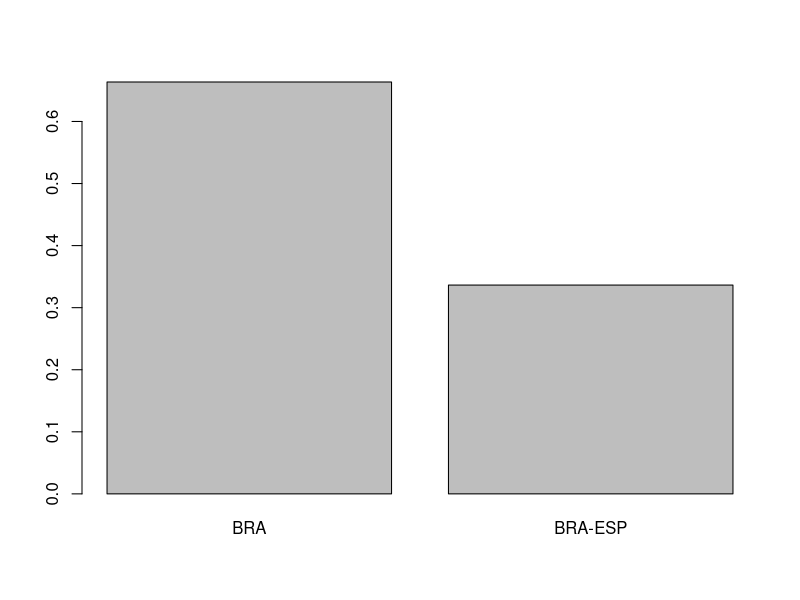
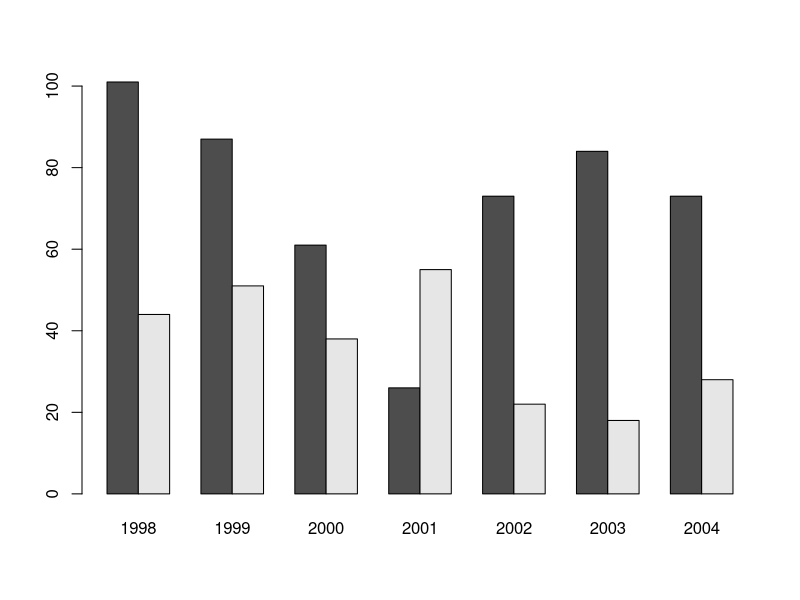
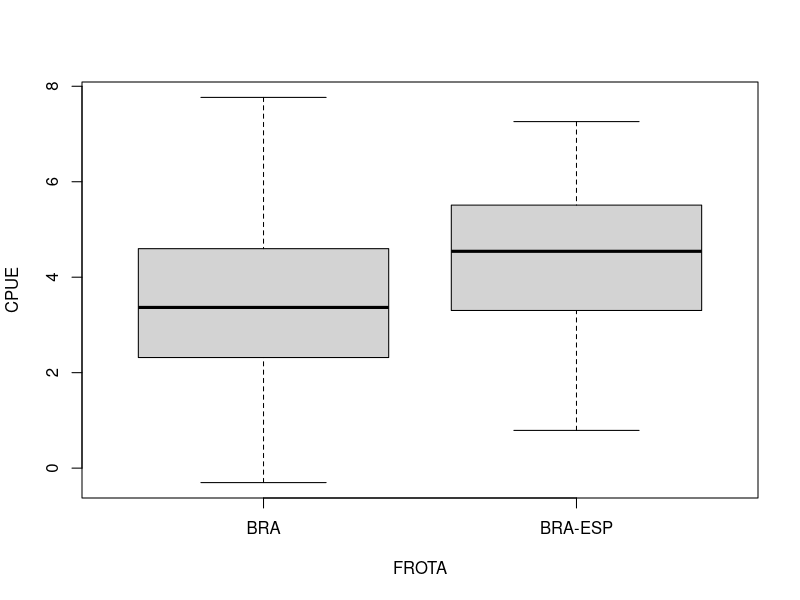
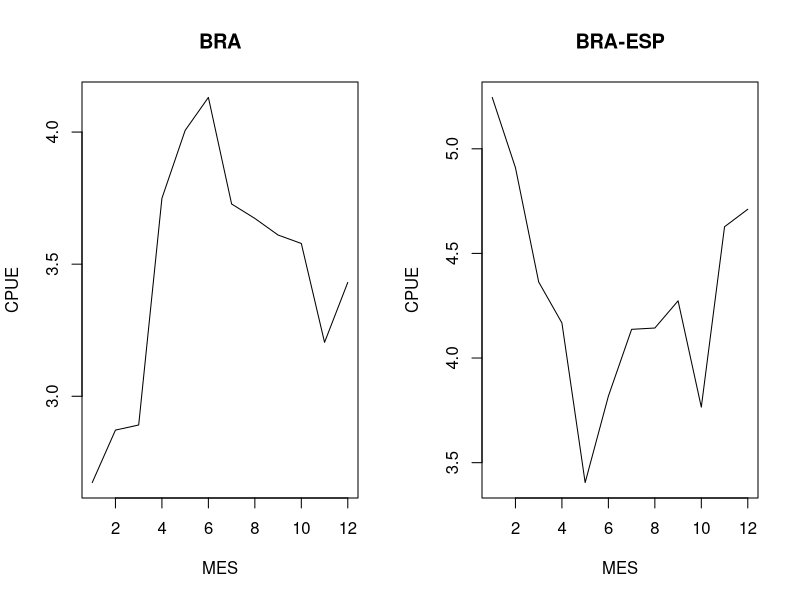
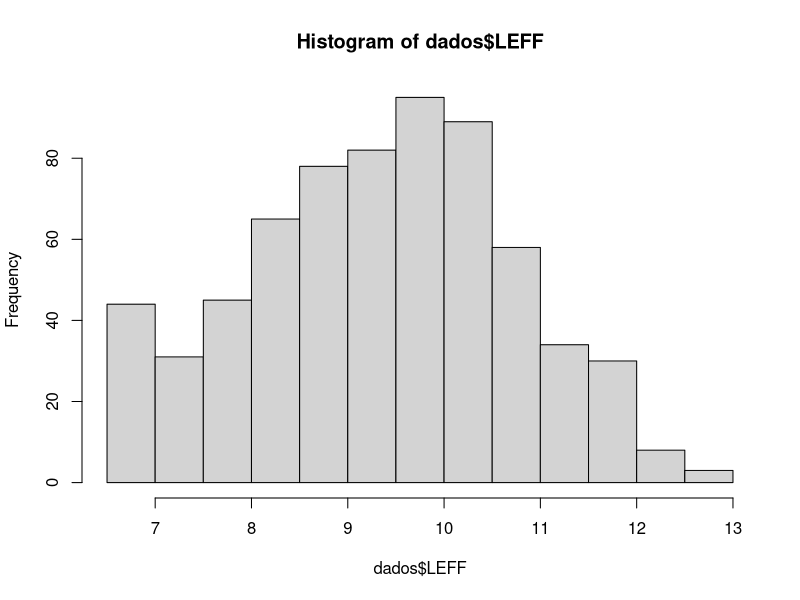
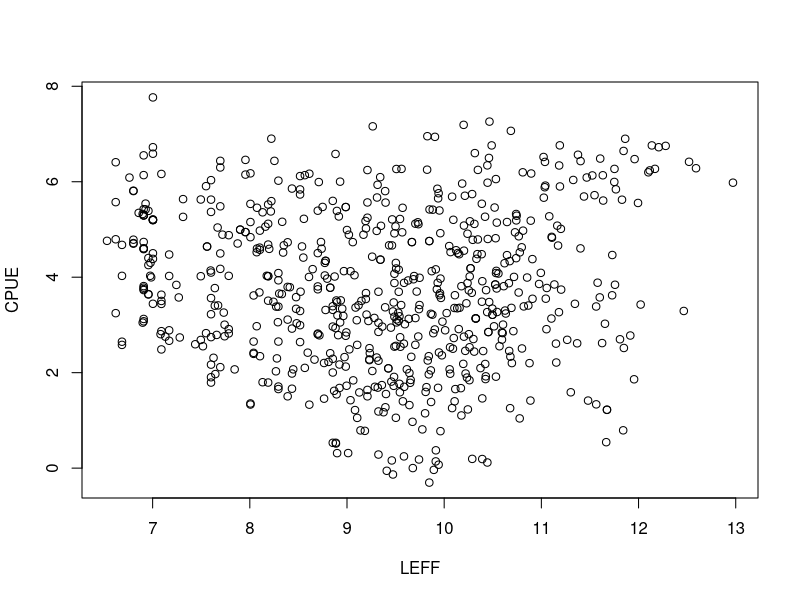
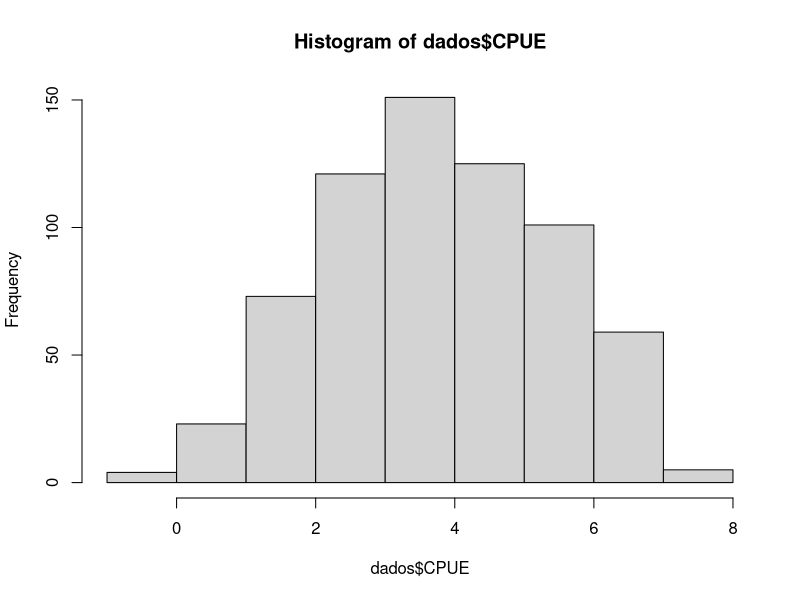
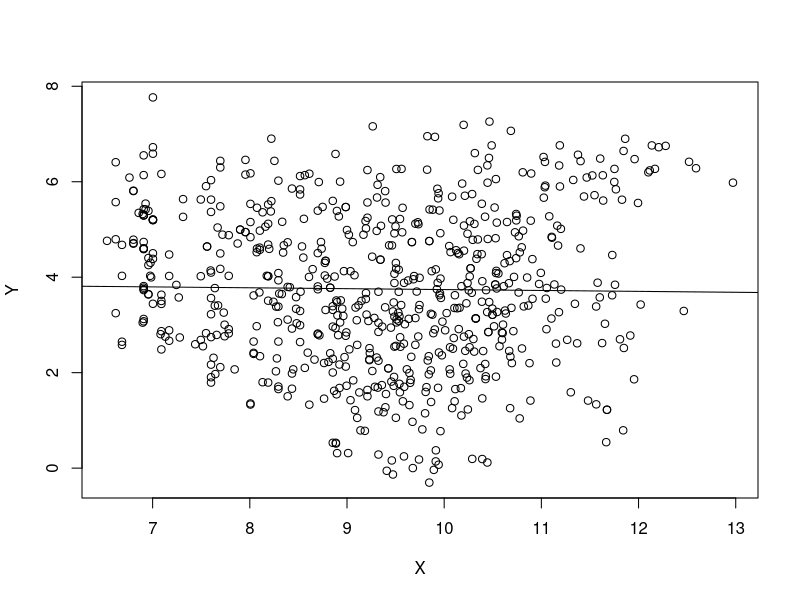

Write R code to recreate these figures, in order.
## ---- chunk 1
dados <- read.table("dados_atum.csv", header = TRUE,
                    sep = ";", dec = ",")
str(dados)
## ---- chunk 2
summary(dados)
## ---- chunk 3
length(unique(dados$ANO))
## ---- chunk 4
tab.ano <- sort(table(dados$ANO), decreasing = TRUE)
tab.ano
## ---- chunk 5
head(tab.ano, 3)
## OU
# tab.ano[1:3]
## ---- chunk 6
addmargins(prop.table(table(dados$MES)))
## ---- chunk 7
prop.table(table(dados$FROTA))
barplot(prop.table(table(dados$FROTA)))
## ---- chunk 8
dados$ANO[which.max(dados$EFF)]
## ---- chunk 9
with(dados, table(ANO, FROTA))
## ---- chunk 10
with(dados, addmargins(prop.table(table(ANO, FROTA))))
## ---- chunk 11
with(dados, barplot(table(FROTA, ANO), beside = TRUE))
## ---- chunk 12
# 0) Amplitude dos dados
amp <- range(dados$BRANCA, na.rm = TRUE)
amp

# 1) Número de classes estimado, com base no critério de Sturges
# Dica: ?nclass.Sturges
nclass.Sturges(dados$BRANCA)

# 2) Com base no número de classes definido acima, crie as classes com a
# função cut(), e armazene em um objeto chamado "classes".
classes <- cut(dados$BRANCA,
               breaks = seq(amp[1], amp[2], length = 12),
               include.lowest = TRUE)

# 3) Tabela com as frequências absolutas por classe
table(classes)

# 4) Tabela com as frequências relativas por classe, adicionando a soma
# marginal
addmargins(prop.table(table(classes)))
## ---- chunk 13
dados$CPUE <- log((dados$BRANCA * 1000)/dados$EFF)
## ---- chunk 14
sort(with(dados, tapply(CPUE, MES, mean, na.rm = TRUE)),
     decreasing = TRUE)
## ---- chunk 15
boxplot(CPUE ~ FROTA, data = dados)
## ---- chunk 16
novo <- aggregate(CPUE ~ MES + FROTA, dados, mean)
## ---- chunk 17
## Faça os gráficos com linha (veja o argumento 'type' de ?plot)
par(mfrow = c(1,2))
plot(CPUE ~ MES, novo, subset = FROTA == "BRA",
     type = "l", main = "BRA")
plot(CPUE ~ MES, novo, subset = FROTA == "BRA-ESP",
     type = "l", main = "BRA-ESP")
par(mfrow = c(1,1))
## ---- chunk 18
dados$LEFF <- log(dados$EFF)
hist(dados$LEFF)
## ---- chunk 19
plot(CPUE ~ LEFF, data = dados)
## ---- chunk 20
hist(dados$CPUE)
## ---- chunk 21
t.test(dados$CPUE, mu = 4, conf.level = 0.9)
## ---- chunk 22
X <- dados$LEFF
Y <- dados$CPUE
## ---- chunk 23
## Crie um objeto chamado beta1
beta1 <- sum((Y - mean(Y, na.rm = TRUE)) *
             (X - mean(X, na.rm = TRUE)), na.rm = TRUE) /
    sum((X - mean(X, na.rm = TRUE))^2, na.rm = TRUE)
beta1
## ---- chunk 24
## Crie um objeto chamado beta0
beta0 <- mean(Y, na.rm = TRUE) - beta1 * mean(X, na.rm = TRUE)
beta0
## ---- chunk 25
## Crie um objeto chamado mod com o modelo ajustado
mod <- lm(Y ~ X, data = dados)
mod
## ---- chunk 26
## Faça o gráfico da relação entre X e Y e insira a linha com abline()
plot(Y ~ X, data = dados)
abline(mod)
